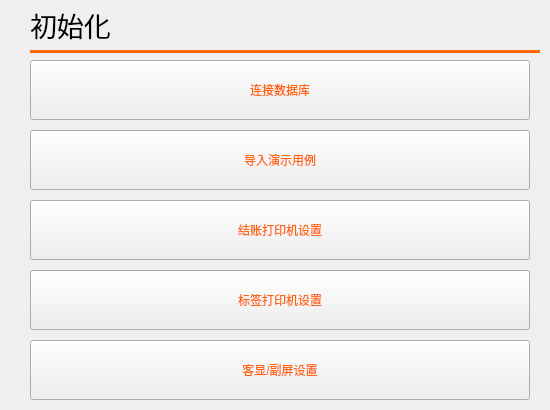
<?xml version="1.0" encoding="UTF-8"?>
<ui version="4.0">
 <class>saas_guide_init_soft</class>
 <widget class="QWidget" name="saas_guide_init_soft">
  <property name="geometry">
   <rect>
    <x>0</x>
    <y>0</y>
    <width>550</width>
    <height>410</height>
   </rect>
  </property>
  <property name="windowTitle">
   <string>Dialog</string>
  </property>
  <property name="styleSheet">
   <string notr="true">QPushButton#pushButton_connect_MySQL,
QPushButton#pushButton_demo,
QPushButton#pushButton_labelprint,
QPushButton#pushButton_reciept,
QPushButton#pushButton_screen{
color:#ff650b;
}</string>
  </property>
  <widget class="public_pushbutton_machine" name="pushButton_screen">
   <property name="geometry">
    <rect>
     <x>30</x>
     <y>340</y>
     <width>500</width>
     <height>60</height>
    </rect>
   </property>
   <property name="text">
    <string>客显/副屏设置</string>
   </property>
  </widget>
  <widget class="public_pushbutton_machine" name="pushButton_labelprint">
   <property name="geometry">
    <rect>
     <x>30</x>
     <y>270</y>
     <width>500</width>
     <height>60</height>
    </rect>
   </property>
   <property name="text">
    <string>标签打印机设置</string>
   </property>
  </widget>
  <widget class="public_pushbutton_machine" name="pushButton_connect_MySQL">
   <property name="geometry">
    <rect>
     <x>30</x>
     <y>60</y>
     <width>500</width>
     <height>60</height>
    </rect>
   </property>
   <property name="text">
    <string>连接数据库</string>
   </property>
  </widget>
  <widget class="public_pushbutton_machine" name="pushButton_demo">
   <property name="geometry">
    <rect>
     <x>30</x>
     <y>130</y>
     <width>500</width>
     <height>60</height>
    </rect>
   </property>
   <property name="text">
    <string>导入演示用例</string>
   </property>
  </widget>
  <widget class="public_pushbutton_machine" name="pushButton_reciept">
   <property name="geometry">
    <rect>
     <x>30</x>
     <y>200</y>
     <width>500</width>
     <height>60</height>
    </rect>
   </property>
   <property name="text">
    <string>结账打印机设置</string>
   </property>
  </widget>
  <widget class="QLabel" name="label_11">
   <property name="geometry">
    <rect>
     <x>30</x>
     <y>50</y>
     <width>510</width>
     <height>3</height>
    </rect>
   </property>
   <property name="styleSheet">
    <string notr="true">background:#ff650b;</string>
   </property>
   <property name="text">
    <string/>
   </property>
  </widget>
  <widget class="QLabel" name="label_10">
   <property name="geometry">
    <rect>
     <x>30</x>
     <y>10</y>
     <width>481</width>
     <height>30</height>
    </rect>
   </property>
   <property name="styleSheet">
    <string notr="true">font-size:20pt;</string>
   </property>
   <property name="text">
    <string>初始化</string>
   </property>
  </widget>
 </widget>
 <customwidgets>
  <customwidget>
   <class>public_pushbutton_machine</class>
   <extends>QPushButton</extends>
   <header>public_pushbutton_machine.h</header>
  </customwidget>
 </customwidgets>
 <resources/>
 <connections/>
</ui>
